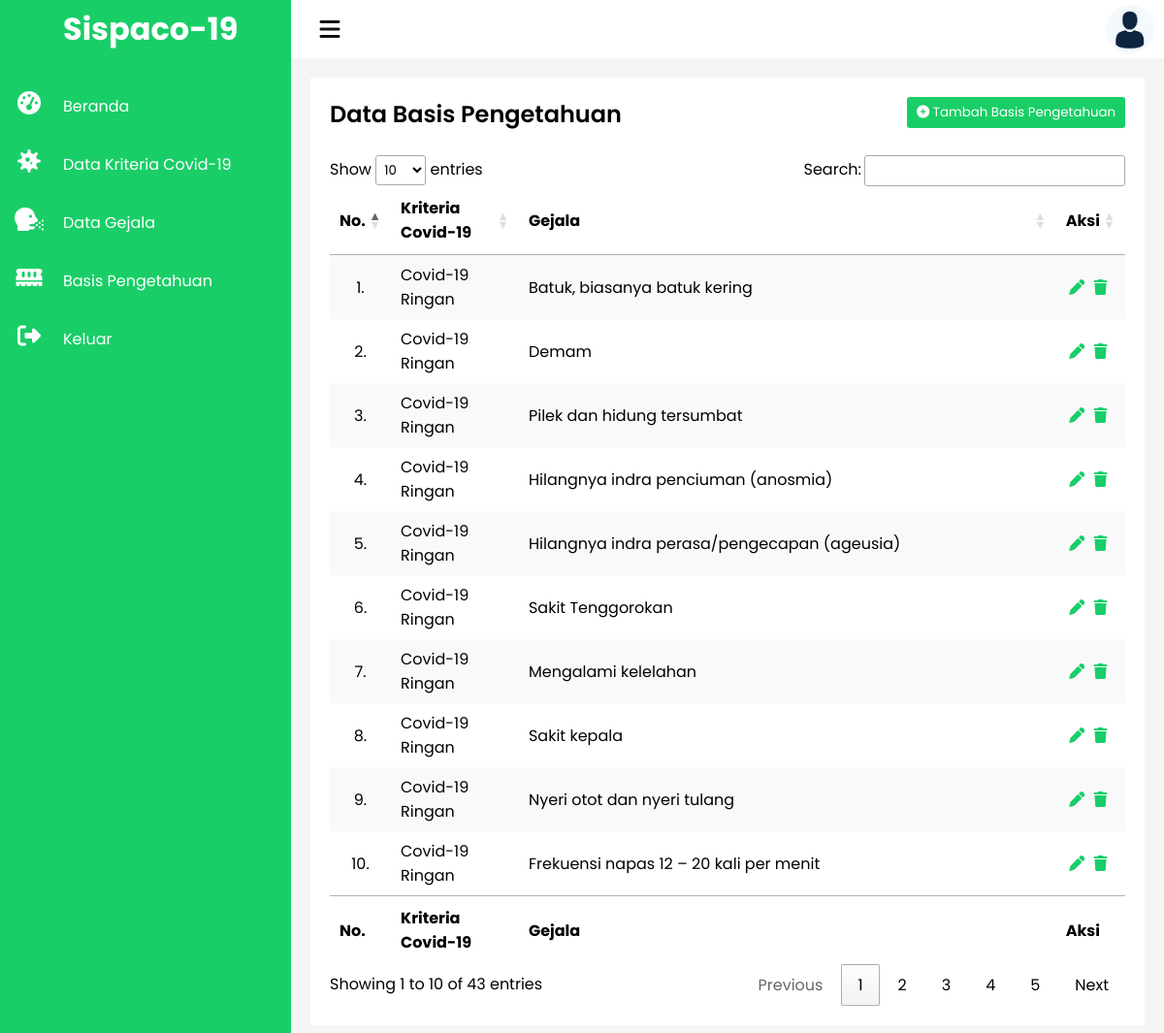
The page /Administrator/basispengetahuan.php (signed in) on the database its author committed.
### tables this page shows
CREATE TABLE `basispengetahuan` (
  `id_basispengetahuan` int(3) NOT NULL,
  `id_penyakit` varchar(3) NOT NULL,
  `id_gejala` varchar(3) NOT NULL
);

CREATE TABLE `penyakit` (
  `id_penyakit` varchar(3) NOT NULL,
  `kriteria_penyakit` varchar(255) NOT NULL,
  `detail` varchar(1000) NOT NULL,
  `saran` varchar(1000) NOT NULL
);

CREATE TABLE `gejala` (
  `id_gejala` varchar(3) NOT NULL,
  `gejala` varchar(255) NOT NULL
);

### Administrator/basispengetahuan.php (the view, shortened to what this page needs)
<?php
include '../Database/database.php';
?>
<!DOCTYPE html>
<html lang="en">
<head>
    <link rel="stylesheet" href="https://cdnjs.cloudflare.com/ajax/libs/font-awesome/5.15.2/css/all.min.css" />
    <link rel="stylesheet" href="https://cdn.datatables.net/1.10.24/css/jquery.dataTables.min.css">
    <link rel="stylesheet" href="https://cdn.datatables.net/responsive/2.2.7/css/responsive.dataTables.min.css">
    <link rel="stylesheet" href="../Assets/Css/style.css">
</head>
<body>
    <div class="container-fluid">
        <div class="navigation">
            <ul>
                <li>
                    <a href="index.php">
                        <span class="icon"></span>
                        <span class="title">
                            <h1>Sispaco-19</h1>
                        </span>
                    </a>
                </li>
                <li>
                    <a href="index.php">
                        <span class="icon"><i class="fas fa-tachometer-alt"></i></span>
                        <span class="title">Beranda</span>
                    </a>
                </li>
                <li>
                    <a href="penyakit.php">
                        <span class="icon"><i class="fas fa-virus"></i></span>
                        <span class="title">Data Kriteria Covid-19</span>
                    </a>
                </li>
                <li>
                    <a href="gejala.php">
                        <span class="icon"><i class="fas fa-head-side-cough"></i></span>
                        <span class="title">Data Gejala</span>
                    </a>
                </li>
                <li>
                    <a href="basispengetahuan.php">
                        <span class="icon"><i class="fas fa-memory"></i></span>
                        <span class="title">Basis Pengetahuan</span>
                    </a>
                </li>
                <li>
                    <a href="keluar.php">
                        <span class="icon"><i class="fas fa-sign-out-alt"></i></span>
                        <span class="title">Keluar</span>
                    </a>
                </li>
            </ul>
        </div>
        <div class="main">
            <div class="topbar">
                <div class="toggle" onclick="toggleMenu();"></div>
                <div class="user">
                    <img src="../Assets/Images/user.jpg" alt="Unsika">
                </div>
            </div>
            <div class="details-2">
                <div class="datatable">
                    <div class="cardHeader">
                        <h2>Data Basis Pengetahuan</h2>
                        <button class="btn" onclick="tambah();"><i class="fas fa-plus-circle"></i> Tambah Basis Pengetahuan</button>
                    </div>
                    <br>
                    <table id="data" class="stripe">
                        <thead>
                            <tr>
                                <th>No.</th>
                                <th>Kriteria Covid-19</th>
                                <th>Gejala</th>
                                <th>Aksi</th>
                            </tr>
                        </thead>
                        <tbody>
                            <?php
                            $query = "SELECT basispengetahuan.id_basispengetahuan, penyakit.kriteria_penyakit, gejala.gejala FROM basispengetahuan
                            INNER JOIN penyakit ON basispengetahuan.id_penyakit = penyakit.id_penyakit
                            INNER JOIN gejala ON basispengetahuan.id_gejala = gejala.id_gejala
                            ORDER BY id_basispengetahuan ASC";
                            $result = mysqli_query($connect, $query);
                            $cnt = 1;
                            while ($row = mysqli_fetch_assoc($result)) {
                            ?>
                                <tr>
                                    <td><?= $cnt; ?>.</td>
                                    <td><?= $row['kriteria_penyakit']; ?></td>
                                    <td><?= $row['gejala']; ?></td>
                                    <td>
                                        <a href="#" onclick="edit(<?= $row['id_basispengetahuan'] ?>);" class="edit"><i class="fas fa-pen" data-toggle="tooltip" title="Edit"></i></a>
                                        <a href="#" id="hapus" onclick="hapus(<?= $row['id_basispengetahuan'] ?>);" class="hapus"><i class="fas fa-trash" data-toggle="tooltip" title="Hapus"></i></a>
                                    </td>
                                </tr>
                            <?php
                                $cnt = $cnt + 1;
                            } ?>
                        </tbody>
                        <tfoot>
                            <tr>
                                <th>No.</th>
                                <th>Kriteria Covid-19</th>
                                <th>Gejala</th>
                                <th>Aksi</th>
                            </tr>
                        </tfoot>
                    </table>
                </div>
            </div>
        </div>
    </div>
</body>
</html>

### Assets/Css/style.css (style rules this page uses)
:root { --green: #19ce67; --blue: #0d253f; --text-color: #505050; --primary-color: #f4f9fd; }
* { padding: 0; margin: 0; box-sizing: border-box; font-family: 'Poppins', sans-serif; }
body { overflow-x: hidden; }
.container-fluid { position: relative; width: 100%; }
.navigation { position: fixed; width: 300px; height: 100%; background: var(--green); transition: 0.5s; overflow: hidden; }
.navigation ul { position: absolute; top: 0; left: 0; width: 100%; }
.navigation ul li { position: relative; width: 100%; list-style: none; }
.navigation ul li:nth-child(1) { margin-bottom: 20px; }
.navigation ul li a { position: relative; display: block; width: 100%; display: flex; text-decoration: none; color: white; }
.navigation ul li a .icon { position: relative; display: block; min-width: 60px; height: 60px; line-height: 60px; text-align: center; }
.navigation ul li a .icon .fas { color: white; font-size: 24px; }
.navigation ul li a .title { position: relative; display: block; padding: 0 5px; height: 60px; line-height: 60px; white-space: nowrap; }
.main { position: absolute; width: calc(100% - 300px); left: 300px; min-height: 100vh; background: #f5f5f5; transition: 0.5s; }
.main .topbar { width: 100%; background: white; height: 60px; padding: 0 10px; display: flex; justify-content: space-between; align-items: center; }
.toggle { position: relative; width: 60px; height: 60px; cursor: pointer; }
.toggle::before { content: '\f0c9'; font-family: FontAwesome; position: absolute; width: 100%; height: 100%; line-height: 60px; font-size: 24px; text-align: center; color: #111; }
.user { position: relative; min-width: 50px; width: 50px; height: 50px; border-radius: 50%; overflow: hidden; cursor: pointer; }
.user img { position: absolute; top: 0; left: 0; width: 100%; height: 100%; object-fit: cover; }
.details-2 { position: relative; width: 100%; padding: 20px; display: grid; }
.details-2 .datatable table .edit, .details-2 .datatable table .hapus { color: var(--green); margin-right: 5px; }
.datatable { position: relative; display: grid; background: #fff; padding: 20px; }
.cardHeader { display: flex; justify-content: space-between; align-items: flex-start; }
.cardHeader h2 { font-weight: 600; }
button { cursor: pointer; border: none; }
.btn { position: relative; padding: 6px 10px; background: var(--green); color: #fff; text-decoration: none; border-radius: 3px; }
.details-2 table, .modal-body table { width: 100%; margin: 0; }
.details-2 .datatable table thead tr { text-align: center; }
.details-2 .datatable table tbody tr { text-align: justify; }
.details-2 .datatable table tbody tr td:nth-child(1), .details-2 .datatable table tbody tr td:nth-child(5), .details-2 .datatable table tbody tr td:last-child { text-align: center; }

### rows shown on the page
basispengetahuan: id_penyakit.kriteria_penyakit "Covid-19 Ringan", id_gejala.gejala "Batuk, biasanya batuk kering"
basispengetahuan: id_penyakit.kriteria_penyakit "Covid-19 Ringan", id_gejala.gejala "Demam"
basispengetahuan: id_penyakit.kriteria_penyakit "Covid-19 Ringan", id_gejala.gejala "Pilek dan hidung tersumbat"
basispengetahuan: id_penyakit.kriteria_penyakit "Covid-19 Ringan", id_gejala.gejala "Hilangnya indra penciuman (anosmia)"
basispengetahuan: id_penyakit.kriteria_penyakit "Covid-19 Ringan", id_gejala.gejala "Hilangnya indra perasa/pengecapan (ageusia)"
basispengetahuan: id_penyakit.kriteria_penyakit "Covid-19 Ringan", id_gejala.gejala "Sakit Tenggorokan"
basispengetahuan: id_penyakit.kriteria_penyakit "Covid-19 Ringan", id_gejala.gejala "Mengalami kelelahan"
basispengetahuan: id_penyakit.kriteria_penyakit "Covid-19 Ringan", id_gejala.gejala "Sakit kepala"
basispengetahuan: id_penyakit.kriteria_penyakit "Covid-19 Ringan", id_gejala.gejala "Nyeri otot dan nyeri tulang"
basispengetahuan: id_penyakit.kriteria_penyakit "Covid-19 Ringan", id_gejala.gejala "Frekuensi napas 12 – 20 kali per menit"
